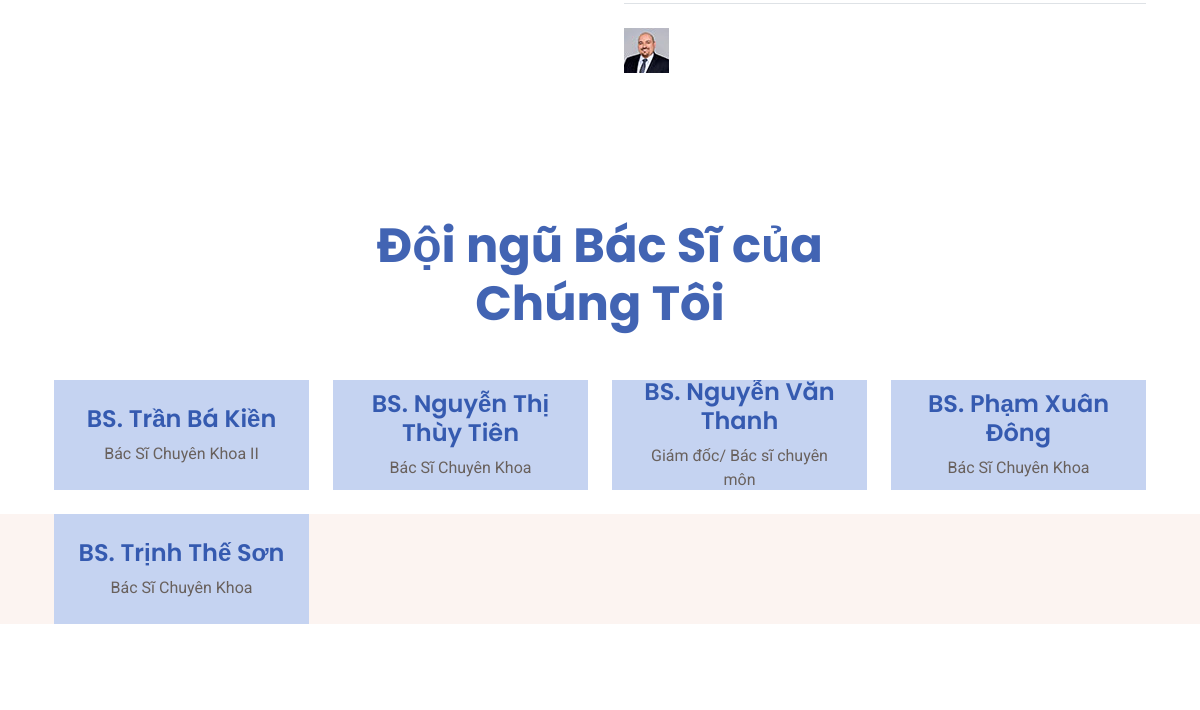
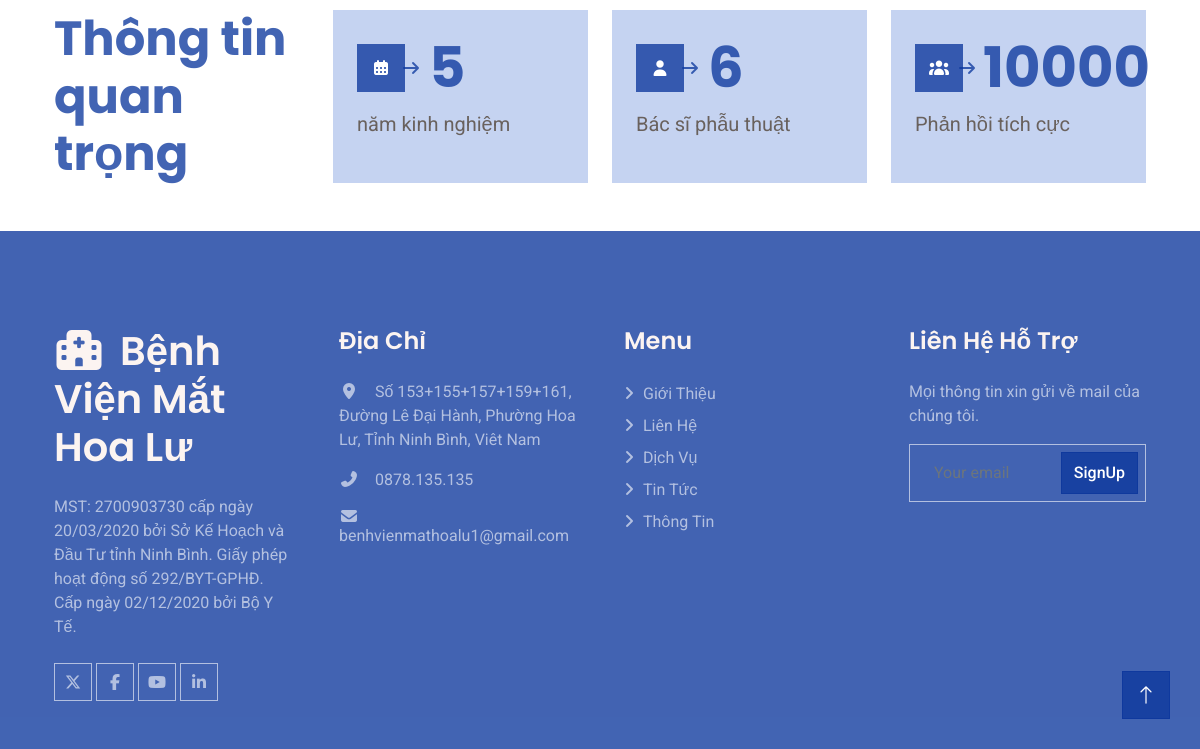
The page /about.php (lower part) on the database as committed earlier (2 pictures, top to bottom).
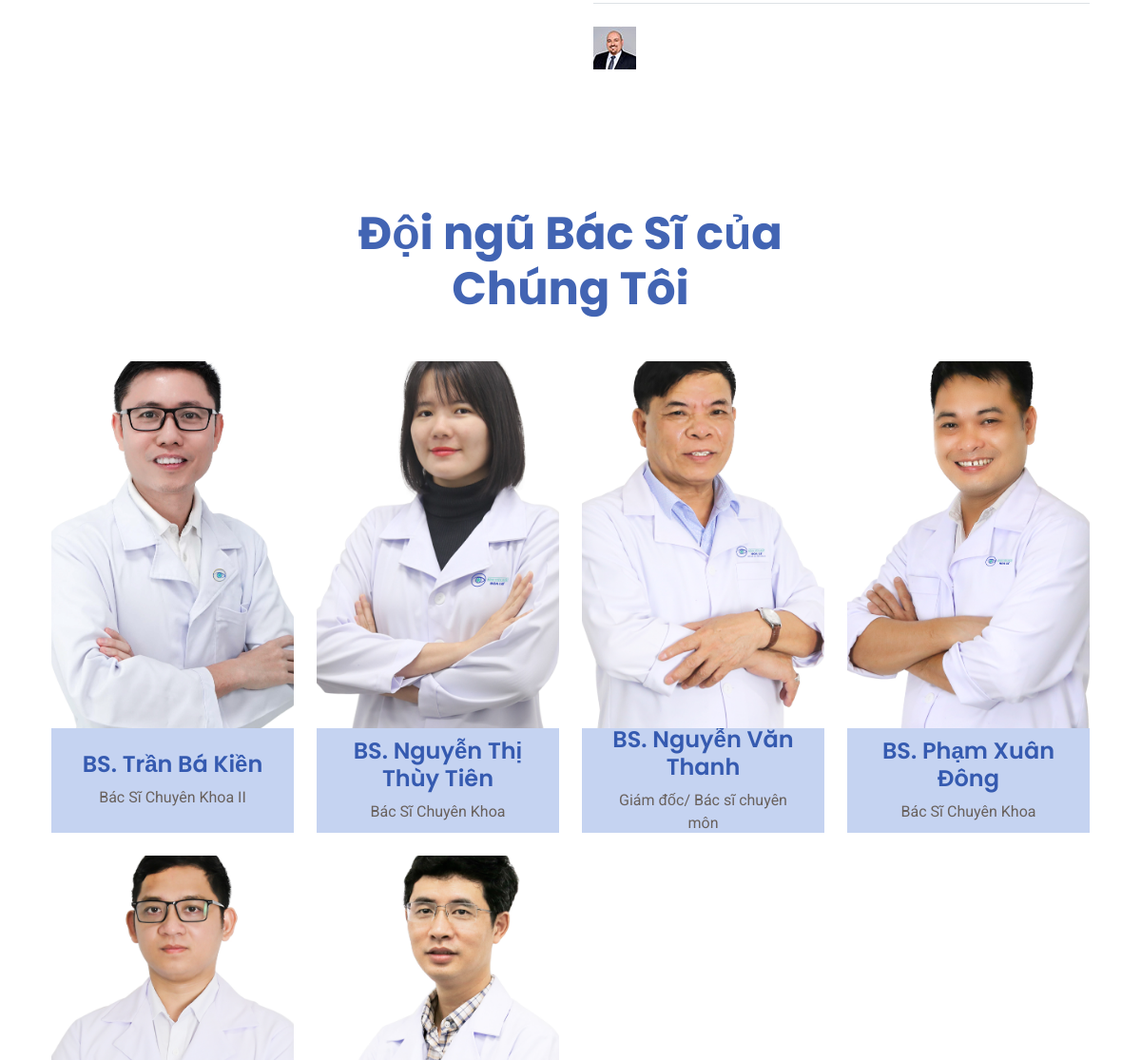
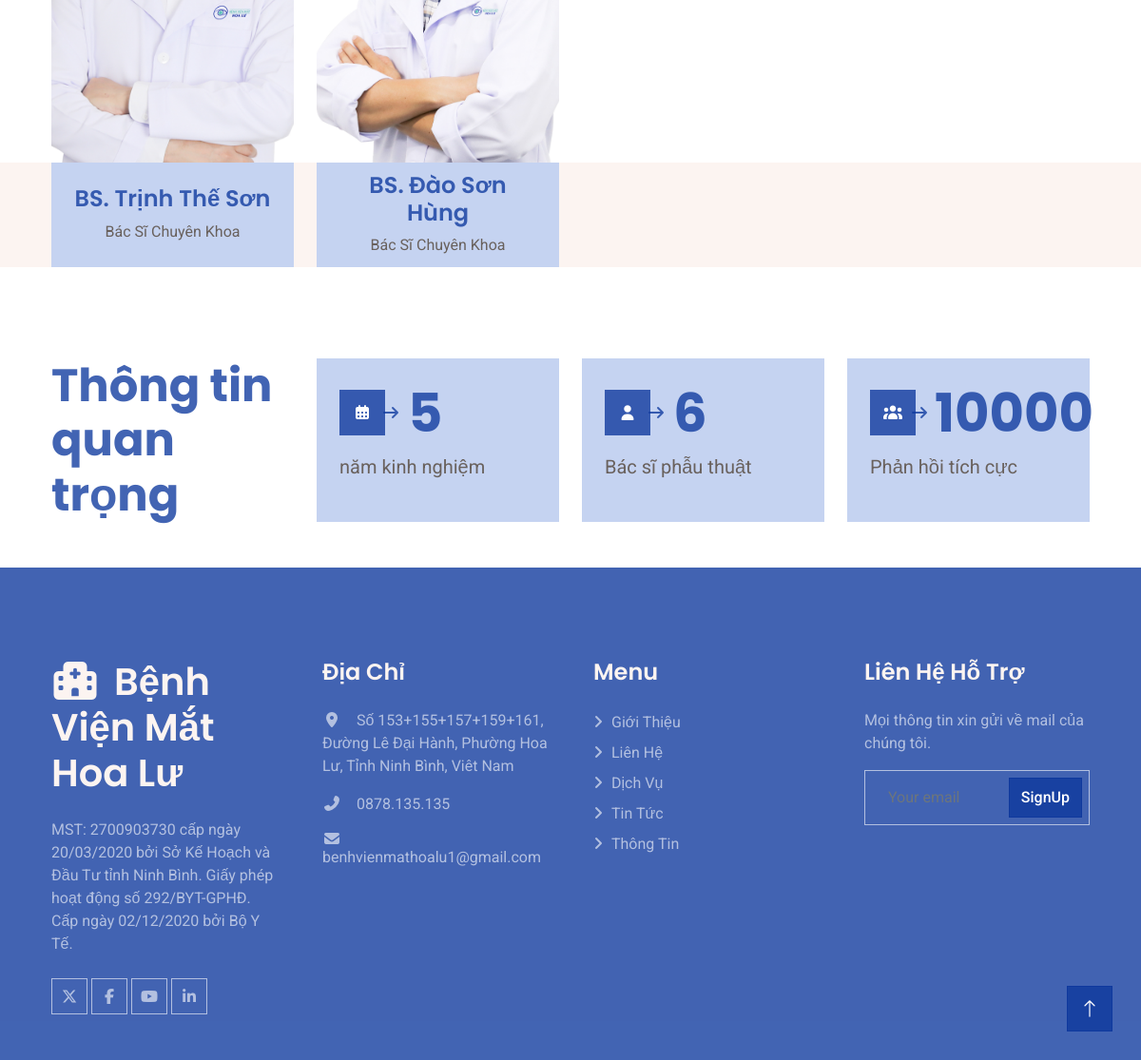
The same page on the database as committed later (2 pictures, top to bottom).
### tables this page shows
CREATE TABLE `nhanvien` (
  `id_nv` int(10) NOT NULL,
  `tennhanvien` varchar(255) NOT NULL,
  `chucvu` varchar(255) NOT NULL,
  `gioitinh` varchar(50) NOT NULL,
  `img_nv` varchar(255) NOT NULL
);

### about.php (the view, shortened to what this page needs)
<?php
require "./header.php";
include "./admin/login.php";
?>
<body>
    <div class="container-xxl py-5">
        <div class="container">
            <div class="row g-5">
                <div class="col-lg-6 wow fadeInUp" data-wow-delay="0.1s">
                    <div class="position-relative overflow-hidden h-100" style="min-height: 400px;">
                    </div>
                </div>
                <div class="col-lg-6 wow fadeInUp" data-wow-delay="0.5s">
                    <div class="h-100">
                        <div class="border-top mt-4 pt-4">
                            <div class="d-flex align-items-center">
                                <img class="flex-shrink-0 me-3" src="img/profile.jpg" alt="">
                                <h5 class="mb-0" style="color: #fff;">Liên hệ chúng tôi: 0878.135.135</h5>
                            </div>
                        </div>
                    </div>
                </div>
            </div>
        </div>
    </div>
    <div class="container-fluid team py-5">
        <div class="container pt-5">
            <div class="text-center mx-auto wow fadeInUp" data-wow-delay="0.1s" style="max-width: 500px;">
                <h1 class="display-5 mb-5">Đội ngũ Bác Sĩ của Chúng Tôi</h1>
            </div>
            <div class="row g-4">
                <?php
                $sql = "select * from nhanvien";
                $result = mysqli_query($conn, $sql);
                while ($row = mysqli_fetch_assoc($result)) {
                ?>
                    <div class="col-lg-3 col-md-6 wow fadeInUp" data-wow-delay="0.3s">
                        <div class="team-item bg-light">
                            <div class="overflow-hidden">
                                <img class="img-fluid" src="img/bs/<?php echo $row['img_nv']?>" alt="">
                            </div>
                            <div class="team-text text-center px-4">
                                <h4>BS. <?php echo $row['tennhanvien']; ?></h4>
                                <span><?php echo $row['chucvu']; ?></span>
                            </div>
                        </div>
                    </div>
                <?php
                }
                ?>
            </div>
        </div>
    </div>
    <div class="container-fluid py-5">
        <div class="container">
            <div class="row g-4">
                <div class="col-md-12 col-lg-3 wow fadeInUp" data-wow-delay="0.1s">
                    <h1 class="display-5 mb-4 mb-lg-0">Thông tin quan trọng</h1>
                </div>
                <div class="col-md-4 col-lg-3 wow fadeInUp" data-wow-delay="0.3s">
                    <div class="bg-light h-100 p-4">
                        <div class="d-flex align-items-center mb-2">
                            <div class="flex-shrink-0 btn-lg-square bg-primary">
                                <i class="fa fa-calendar-alt text-white"></i>
                            </div>
                            <i class="fa fa-arrow-right text-primary ms-n1 me-2"></i>
                            <h1 class="display-4 mb-0" data-toggle="counter-up">5</h1>
                        </div>
                        <span class="fs-5">năm kinh nghiệm</span>
                    </div>
                </div>
                <div class="col-md-4 col-lg-3 wow fadeInUp" data-wow-delay="0.5s">
                    <div class="bg-light h-100 p-4">
                        <div class="d-flex align-items-center mb-2">
                            <div class="flex-shrink-0 btn-lg-square bg-primary">
                                <i class="fa fa-user text-white"></i>
                            </div>
                            <i class="fa fa-arrow-right text-primary ms-n1 me-2"></i>
                            <h1 class="display-4 mb-0" data-toggle="counter-up">6</h1>
                        </div>
                        <span class="fs-5">Bác sĩ phẫu thuật</span>
                    </div>
                </div>
                <div class="col-md-4 col-lg-3 wow fadeInUp" data-wow-delay="0.7s">
                    <div class="bg-light h-100 p-4">
                        <div class="d-flex align-items-center mb-2">
                            <div class="flex-shrink-0 btn-lg-square bg-primary">
                                <i class="fa fa-users text-white"></i>
                            </div>
                            <i class="fa fa-arrow-right text-primary ms-n1 me-2"></i>
                            <h1 class="display-4 mb-0" data-toggle="counter-up">10000</h1>
                        </div>
                        <span class="fs-5">Phản hồi tích cực</span>
                    </div>
                </div>
            </div>
        </div>
    </div>
      <?php include "./footer.php"?>
    <a href="#" class="btn btn-lg btn-primary btn-lg-square back-to-top"><i class="bi bi-arrow-up"></i></a>
</body>
</html>

Rows that differ between the two databases and show on the page:
changed nhanvien "Trần Bá Kiền": img_nv: picture added
changed nhanvien "Nguyễn Thị Thùy Tiên": img_nv: picture added
changed nhanvien "Nguyễn Văn Thanh": img_nv: picture added
changed nhanvien "Phạm Xuân Đông": img_nv: picture added
changed nhanvien "Trịnh Thế Sơn": img_nv: picture added
added nhanvien: img_nv (picture), tennhanvien "Đào Sơn Hùng", chucvu "Bác Sĩ Chuyên Khoa"
